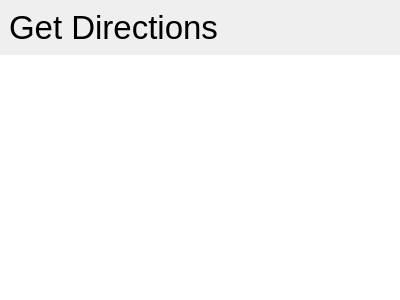
<?xml version="1.0" encoding="UTF-8"?>
<ui version="4.0">
 <class>DirectionsPage</class>
 <widget class="QWidget" name="DirectionsPage">
  <property name="geometry">
   <rect>
    <x>0</x>
    <y>0</y>
    <width>400</width>
    <height>300</height>
   </rect>
  </property>
  <property name="windowTitle">
   <string>Form</string>
  </property>
  <layout class="QVBoxLayout" name="verticalLayout">
   <property name="spacing">
    <number>0</number>
   </property>
   <property name="leftMargin">
    <number>0</number>
   </property>
   <property name="topMargin">
    <number>0</number>
   </property>
   <property name="rightMargin">
    <number>0</number>
   </property>
   <property name="bottomMargin">
    <number>0</number>
   </property>
   <item>
    <widget class="QScrollArea" name="scrollArea">
     <property name="frameShape">
      <enum>QFrame::NoFrame</enum>
     </property>
     <property name="widgetResizable">
      <bool>true</bool>
     </property>
     <widget class="QWidget" name="scrollAreaWidgetContents">
      <property name="geometry">
       <rect>
        <x>0</x>
        <y>0</y>
        <width>400</width>
        <height>300</height>
       </rect>
      </property>
      <layout class="QVBoxLayout" name="verticalLayout_2">
       <property name="spacing">
        <number>0</number>
       </property>
       <property name="leftMargin">
        <number>0</number>
       </property>
       <property name="topMargin">
        <number>0</number>
       </property>
       <property name="rightMargin">
        <number>0</number>
       </property>
       <property name="bottomMargin">
        <number>0</number>
       </property>
       <item>
        <layout class="QVBoxLayout" name="verticalLayout_3">
         <property name="leftMargin">
          <number>9</number>
         </property>
         <property name="topMargin">
          <number>9</number>
         </property>
         <property name="rightMargin">
          <number>9</number>
         </property>
         <property name="bottomMargin">
          <number>9</number>
         </property>
         <item>
          <widget class="QLabel" name="label">
           <property name="font">
            <font>
             <pointsize>25</pointsize>
            </font>
           </property>
           <property name="text">
            <string>Get Directions</string>
           </property>
          </widget>
         </item>
         <item>
          <widget class="DirectionsSelectionWidget" name="directionsSelectionWidget" native="true"/>
         </item>
        </layout>
       </item>
       <item>
        <widget class="QListView" name="directionsResults">
         <property name="frameShape">
          <enum>QFrame::NoFrame</enum>
         </property>
        </widget>
       </item>
      </layout>
     </widget>
    </widget>
   </item>
  </layout>
 </widget>
 <customwidgets>
  <customwidget>
   <class>DirectionsSelectionWidget</class>
   <extends>QWidget</extends>
   <header>directionsselectionwidget.h</header>
   <container>1</container>
  </customwidget>
 </customwidgets>
 <resources/>
 <connections/>
</ui>
